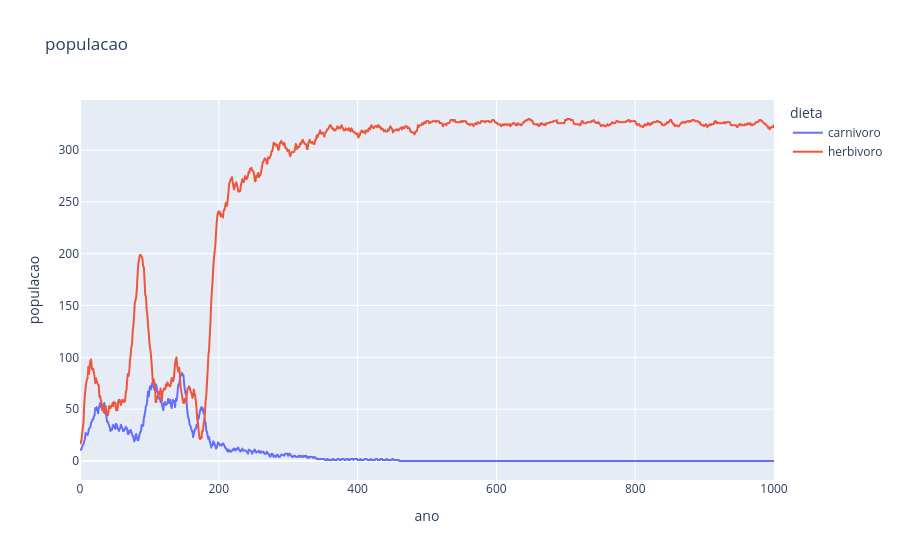

The notebook cell this image was saved under:
### Code cell
def populacao_ano(df_bichos,df_grama,mostrar_grama=False,mostrar_tamanho=False):


    nascimento_ano = df_bichos.groupby(["data_nascimento","dieta"]).agg(nascimentos=("dieta","count"),tamanho_media=('tamanho','median')).reset_index()
    morte_ano = df_bichos.groupby(["data_morte","dieta"]).agg(mortes=("dieta","count")).reset_index()
    df_censo = pd.merge(nascimento_ano,morte_ano,how="outer",left_on=["data_nascimento","dieta"],right_on=["data_morte","dieta"])

    df_censo = df_censo.rename(columns={"data_nascimento":"ano"})
    df_censo.loc[df_censo["ano"].isna(),"ano"] = df_censo.loc[df_censo["ano"].isna(),"data_morte"] 

    df_censo.drop(columns=["data_morte"],inplace=True)

    start_year = int(df_censo['ano'].min())
    end_year = int(df_censo['ano'].max())

    all_years = range(start_year, end_year + 1)
    all_categories = df_censo['dieta'].unique()

    new_index = pd.MultiIndex.from_product(
        [all_categories, all_years], 
        names=['dieta', 'ano']
    )

    df_censo = (
        df_censo.set_index(['dieta', 'ano'])
        .reindex(new_index)
        .reset_index()
    )
    df_censo = df_censo.fillna(0,inplace=False)

    ordem_das_colunas = ["ano","dieta","nascimentos","mortes",'tamanho_media']
    df_censo = df_censo[ordem_das_colunas]
    df_censo = df_censo.sort_values(by="ano")
    df_censo["natalidade"] = df_censo["nascimentos"] - df_censo["mortes"]

    df_censo["populacao"] = df_censo.groupby(["dieta"])["natalidade"].transform("cumsum")

    filtro_populacao_fim_carnivoro = df_censo.loc[df_censo['dieta']=='carnivoro','populacao']== 0
    index_fim_carnivoro = df_censo.loc[df_censo['dieta']=='carnivoro'].index[filtro_populacao_fim_carnivoro][0] if filtro_populacao_fim_carnivoro.any() else None

    filtro_populacao_fim_herbivoro = df_censo.loc[df_censo['dieta']=='herbivoro','populacao']== 0
    index_fim_herbivoro = df_censo.loc[df_censo['dieta']=='herbivoro'].index[filtro_populacao_fim_herbivoro][0] if filtro_populacao_fim_herbivoro.any() else None

    print(index_fim_carnivoro)
    print(index_fim_herbivoro)
    if (index_fim_carnivoro is not None) and (index_fim_herbivoro is not None):
        index_fim = index_fim_herbivoro if index_fim_herbivoro > index_fim_carnivoro else index_fim_carnivoro
        index_fim = index_fim +2
        df_censo = df_censo.iloc[:index_fim]

    fig = px.line(
        df_censo,
        x="ano",
        y="populacao",
        color= "dieta",
       title="populacao"
    )


    #grafico grama 
    if mostrar_grama:
        fig.add_scatter(
            x=df_grama["ano"],
            y=df_grama["quantidade_grama"],
            mode="lines+markers",
            name="Quantidade de grama"
        )

    #grafico tamanho 
    if mostrar_tamanho:
            dados_carnivoro = df_censo.loc[df_censo['dieta']=='carnivoro',['ano','tamanho_media']]
            fig.add_scatter(
                x=dados_carnivoro["ano"],
                y=dados_carnivoro["tamanho_media"],
                mode="lines+markers",
                name="media de tamanho carnivoros"
            )

            dados_herbivoro = df_censo.loc[df_censo['dieta']=='herbivoro',['ano','tamanho_media']]
            fig.add_scatter(
                x=dados_herbivoro["ano"],
                y=dados_herbivoro["tamanho_media"],
                mode="lines+markers",
                name="media de tamanho herbivoro"
            )
    fig.show()

    return df_censo


    


populacao_ano(df_bichos,df_grama,mostrar_grama=False)

df_bichos.loc[df_bichos['data_nascimento']==80,'tamanho'].mean()

### Figure 1 — Plotly figure (JSON) as saved in the notebook; plotly's stock layout.template omitted (floating-point values rounded to 4 significant figures; data arrays with more than 128 entries replaced by an {"elided": "..."} marker saying what was removed)
{"data": [{"hovertemplate": "dieta=carnivoro<br>ano=%{x}<br>populacao=%{y}<extra></extra>", "legendgroup": "carnivoro", "line": {"color": "#636efa", "dash": "solid"}, "marker": {"symbol": "circle"}, "mode": "lines", "name": "carnivoro", "showlegend": true, "type": "scattergl", "x": {"elided": "1001 int values"}, "xaxis": "x", "y": {"elided": "1001 float values"}, "yaxis": "y"}, {"hovertemplate": "dieta=herbivoro<br>ano=%{x}<br>populacao=%{y}<extra></extra>", "legendgroup": "herbivoro", "line": {"color": "#EF553B", "dash": "solid"}, "marker": {"symbol": "circle"}, "mode": "lines", "name": "herbivoro", "showlegend": true, "type": "scattergl", "x": {"elided": "1001 int values"}, "xaxis": "x", "y": {"elided": "1001 float values"}, "yaxis": "y"}], "layout": {"legend": {"title": {"text": "dieta"}, "tracegroupgap": 0}, "title": {"text": "populacao"}, "xaxis": {"anchor": "y", "domain": [0, 1], "title": {"text": "ano"}}, "yaxis": {"anchor": "x", "domain": [0, 1], "title": {"text": "populacao"}}}}
